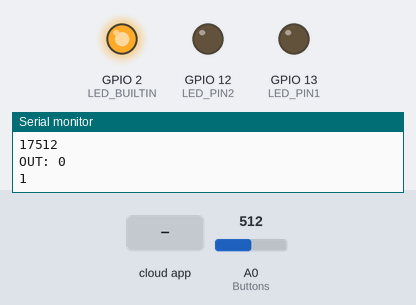
Simulated run of this sketch. Board: ESP8266 (NodeMCU). Shown: output pins drawn as LEDs (lit = HIGH, except the on-board LED, lit = LOW), the last lines printed to the serial monitor. The inputs (shaded band) are chosen by the test bench; at power-on: A0 (Buttons) = 512. WiFi joins after 1.5 s; servers stay silent unless stated; no MQTT or app messages arrive unless stated.

Above: at 2.7 s.
2.8 s: the phone or cloud app sets Feed2 to 1
At 4.2 s:
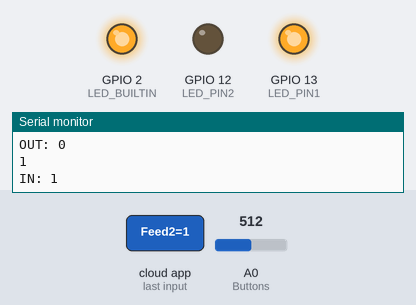
5.8 s: A0 (Buttons) set to 790
8.0 s: A0 (Buttons) set to 812
At 10.5 s:
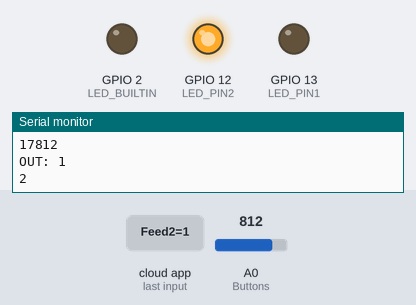
10.8 s: A0 (Buttons) set to 891
13.0 s: A0 (Buttons) set to 910
At 15.5 s:
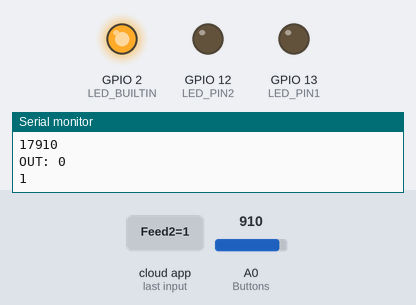
15.8 s: the phone or cloud app sets Feed2 to 2
At 17.0 s:
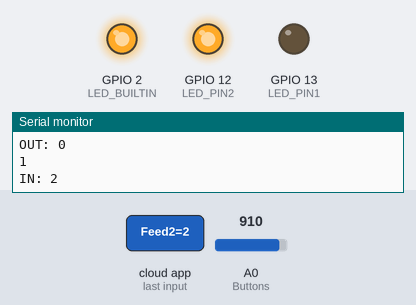
Timing chart, 0 to 18.8 s (numbered marks = the images above; inputs shaded):
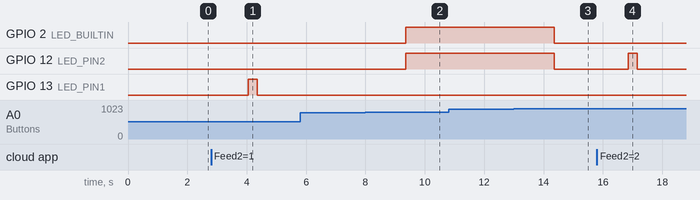

Measured:
- the behaviour switches between 800 and 801 on A0 (Buttons) (found by bisection; images 1 and 2)
- the behaviour switches between 899 and 900 on A0 (Buttons) (found by bisection; images 2 and 3)
- after the input at 2.8 s, GPIO 13 (LED_PIN1): LOW → HIGH after 1.3 s, → LOW 0.30 s later
- after the input at 8.0 s, GPIO 2 (LED_BUILTIN), GPIO 12 (LED_PIN2): LOW → HIGH after 1.4 s
- after the input at 13.0 s, GPIO 2 (LED_BUILTIN), GPIO 12 (LED_PIN2): HIGH → LOW after 1.4 s
- after the input at 15.8 s, GPIO 12 (LED_PIN2): LOW → HIGH after 1.1 s, → LOW 0.30 s later

The sketch:

ixd_feather_web_MQTT_Arduino.ino
```cpp
///////////////////////////////////////////////////////////////
//////////Written By Steve Hudak using////////////////////////
//////////Adafruit MQTT and others///////////////////////////
////////////////////////////////////////////////////////////


// edit the config.h tab and enter your Adafruit IO credentials
// and any additional configuration needed for WiFi, cellular,
// or ethernet clients.
#include "config.h"
#include <ESP8266WiFi.h>
#include "Adafruit_MQTT.h"
#include "Adafruit_MQTT_Client.h"

//// Defines one analog input button pin on A0
#define Buttons A0

////
int ButtonRead = 0;
int current = 0;
int value = 0;
int last = -1;

#define LED_PIN1 13
#define LED_PIN2 12

/************ Global State (you don't need to change this!) ******************/

// Create an ESP8266 WiFiClient class to connect to the MQTT server.
WiFiClient client;

// Sets up the MQTT client class by passing in the WiFi client and MQTT server and login details.
Adafruit_MQTT_Client mqtt(&client, AIO_SERVER, AIO_SERVERPORT, AIO_USERNAME, AIO_KEY);

/****************************** Feeds ***************************************/
///// THIS PROCESS REQUIRES 2 ADAFRUIT IO FEEDS, ONE FOR FEATHER DATA AND ONE FOR P5 DATA

///// Publish uses a variable named featherButtons to hold the current value from your feather
//// to be SENT TO the Adafruit IO feed, replace 'yourFeed' with the name of this Adafruit IO feed
Adafruit_MQTT_Publish featherButtons = Adafruit_MQTT_Publish(&mqtt, AIO_USERNAME "/feeds/Feed1");

//// Subscribe uses a variable named p5Buttons to hold the current value it is receiving FROM THE Adafruit
//// IO feed data your web P5 sketch is sending to the Adafruit server replace 'yourFeed' with the name
//// of your 2nd Adafruit IO feed
Adafruit_MQTT_Subscribe p5Buttons = Adafruit_MQTT_Subscribe(&mqtt, AIO_USERNAME "/feeds/Feed2");

/*************************** Sketch Code ************************************/

//// calls the MQTT function to connect to the Adafruit IO server
void MQTT_connect();

void setup() {

  //// sets your Led pins, the cuircuit for this code uses 2 component leds and the built-in Led
  pinMode(LED_BUILTIN, OUTPUT);
  pinMode(LED_PIN1, OUTPUT);
  pinMode(LED_PIN2, OUTPUT);

  //// starts the serial connection
  Serial.begin(115200);
  Serial.print("Connecting to ");
  Serial.println(WIFI_SSID);
  WiFi.begin(WIFI_SSID, WIFI_PASS);
  while (WiFi.status() != WL_CONNECTED) {
    delay(500);
    Serial.print(".");
  }
  Serial.println();
  Serial.println("WiFi connected");
  Serial.println("IP address: "); Serial.println(WiFi.localIP());

  //// Sets up MQTT subscription for p5Buttons feed.
  mqtt.subscribe(&p5Buttons);
}

void loop() {

  // Ensure the connection to the MQTT server is alive (this will make the first
  // connection and automatically reconnect when disconnected).  See the MQTT_connect
  // function definition further below.
  MQTT_connect();

//// BEGIN ---- USES DATA COMING IN FROM THE P5 SKETCH

  //// This uses the data from the p5Buttons feed and looks for specific characters
  Adafruit_MQTT_Subscribe *subscription;
  while ((subscription = mqtt.readSubscription(0))) {
    if (subscription == &p5Buttons) {
      Serial.print(F("IN: "));
      Serial.println((char *)p5Buttons.lastread);

      //// this if-statement tells the LED_PIN1 to turn on if the data has a "1"
      if (strcmp((char *)p5Buttons.lastread, "1") == 0) {
        digitalWrite(LED_PIN1, HIGH);
        delay(300);
        //// and turn off LED_PIN1 if the data does not have a "1"
      } else {
        digitalWrite(LED_PIN1, LOW);
      }
      //// this if-statement tells the LED_PIN2 to turn on if the data has a "2"
      if (strcmp((char *)p5Buttons.lastread, "2") == 0) {
        digitalWrite(LED_PIN2, HIGH);
        delay(300);
        //// and turn off LED_PIN2 if the data does not have a "2"
      } else {
        digitalWrite(LED_PIN2, LOW);
      }
    }
  }
  /// END ---- USES DATA COMING IN FROM THE P5 SKETCH

//// BEGIN ---- SENDS DATA GOING OUT FROM THE FEATHER

  //// The analog input runs through a series of resistors isolating each button
  //// in series after a different resistance button so each button press reads
  //// a different analog voltage output

  //// reads the value from A0 every loop
  ButtonRead = analogRead(Buttons);
Serial.print(A0  );
Serial.println(analogRead(A0));

  ////////THE CURRENT RESISTANCE FROM THE RESISTOR-BUTTON-CIRCUIT
  ///////can add as many as required but new ones must be re-measured
  if (ButtonRead > 800 && ButtonRead < 900) {
    //// ASSIGNS THE current RANGE TO '1' HELD IN THE current VARIABLE
    current = 1;
    Serial.print(F("OUT: "));
    Serial.println(current);
    //// the LEDS also turn on and off to confirm BUTTON PRESSES
    digitalWrite(LED_PIN2, HIGH);
    digitalWrite(LED_BUILTIN, HIGH);
  }
  else if (ButtonRead > 1000) {
    //// ASSIGNS THE current RANGE TO '2' HELD IN THE current VARIABLE
    current = 2;
    Serial.print(F("OUT: "));
    Serial.println(current);
    //// the LEDS also turn on and off to confirm BUTTON PRESSES
    digitalWrite(LED_PIN1, HIGH);
    digitalWrite(LED_BUILTIN, HIGH);

  } else {
    //// ASSIGNS THE current RANGE TO A SPECIFIC OUTPUT NUMBER HELD IN THE current VARIABLE
    current = 0;
    Serial.print(F("OUT: "));
    Serial.println(current);
    //// the LEDS also turn on and off to confirm BUTTON PRESSES
    digitalWrite(LED_PIN1, LOW);
    digitalWrite(LED_PIN2, LOW);
    digitalWrite(LED_BUILTIN, LOW);
  }

  //// Checks if the current value has changed state
  if (current == last)
    return;
    //// defines value at the most current state
  int32_t value = current;

  //// END ---- SENDS DATA GOING OUT FROM THE FEATHER

//// this if-statement publishes the final 'value' variable holding the data
  if (! featherButtons.publish(value++)) {
    Serial.println(F("Failed"));
  } else {
    Serial.println(value);
    //////////DO NOT REDUCE BELOW 2500
    //////////THIS MAINTAINS THE OUTPUT at every 2.5 seconds
    /////////AT MAXIMUM ADAFRUIT IO THRESHOLD
    delay(2500);
  }
} //// END of void loop

//// you shouldn't change anything below this line
//// Function to connect and reconnect as necessary to the MQTT server.
//// Should be called in the loop function and it will take care if connecting.
void MQTT_connect() {
  int8_t ret;

  // Stop if already connected.
  if (mqtt.connected()) {
    return;
  }

  Serial.print("Connecting to MQTT... ");

  uint8_t retries = 3;
  while ((ret = mqtt.connect()) != 0) { // connect will return 0 for connected
    Serial.println(mqtt.connectErrorString(ret));
    Serial.println("Retrying MQTT connection in 5 seconds...");
    mqtt.disconnect();
    delay(5000);  // wait 2 seconds
    retries--;
    if (retries == 0) {
      // basically die and wait for WDT to reset me
      while (1);
    }
  }
  Serial.println("MQTT Connected!");
}
```

config.h
```cpp
/************************ Adafruit IO Config *******************************/

//// visit io.adafruit.com if you need to create an account,
//// or if you need your Adafruit IO key.
#define AIO_SERVER      "io.adafruit.com"
#define AIO_SERVERPORT  1883                   // use 8883 for SSL
//// replace 'yourName' wityh your Adafruit IO account feed name
#define AIO_USERNAME "your user name here"
//// replace 'yourKey' wityh your Adafruit IO account aio key
#define AIO_KEY "your key here"

/******************************* WIFI **************************************/

// the AdafruitIO_WiFi client will work with the following boards:
//   - HUZZAH ESP8266 Breakout -> https://www.adafruit.com/products/2471
//   - Feather HUZZAH ESP8266 -> https://www.adafruit.com/products/2821
//   - Feather HUZZAH ESP32 -> https://www.adafruit.com/product/3405
//   - Feather M0 WiFi -> https://www.adafruit.com/products/3010
//   - Feather WICED -> https://www.adafruit.com/products/3056
//   - Adafruit PyPortal -> https://www.adafruit.com/product/4116
//   - Adafruit Metro M4 Express AirLift Lite ->
//   https://www.adafruit.com/product/4000
//   - Adafruit AirLift Breakout -> https://www.adafruit.com/product/4201
//   - Adafruit AirLift Shield -> https://www.adafruit.com/product/4285
//   - Adafruit AirLift FeatherWing -> https://www.adafruit.com/product/4264

//// replace 'yourNetwork' with the name of you WiFi network
#define WIFI_SSID "your wifi here"
//// replace 'yourPassword' with the password of you WiFi network
#define WIFI_PASS "your wifi pass here"

// uncomment the following line if you are using airlift
// #define USE_AIRLIFT

// uncomment the following line if you are using winc1500
// #define USE_WINC1500

// comment out the following lines if you are using fona or ethernet
#include "AdafruitIO_WiFi.h"

#if defined(USE_AIRLIFT) || defined(ADAFRUIT_METRO_M4_AIRLIFT_LITE) ||         \
    defined(ADAFRUIT_PYPORTAL)
// Configure the pins used for the ESP32 connection
#if !defined(SPIWIFI_SS) // if the wifi definition isnt in the board variant
// Don't change the names of these #define's! they match the variant ones
#define SPIWIFI SPI
#define SPIWIFI_SS 10 // Chip select pin
#define NINA_ACK 9    // a.k.a BUSY or READY pin
#define NINA_RESETN 6 // Reset pin
#define NINA_GPIO0 -1 // Not connected
#endif
AdafruitIO_WiFi io(IO_USERNAME, IO_KEY, WIFI_SSID, WIFI_PASS, SPIWIFI_SS,
                   NINA_ACK, NINA_RESETN, NINA_GPIO0, &SPIWIFI);
#else
AdafruitIO_WiFi io(AIO_USERNAME, AIO_KEY, WIFI_SSID, WIFI_PASS);
#endif
/******************************* FONA **************************************/

// the AdafruitIO_FONA client will work with the following boards:
//   - Feather 32u4 FONA -> https://www.adafruit.com/product/3027

// uncomment the following two lines for 32u4 FONA,
// and comment out the AdafruitIO_WiFi client in the WIFI section
// #include "AdafruitIO_FONA.h"
// AdafruitIO_FONA io(IO_USERNAME, IO_KEY);

/**************************** ETHERNET ************************************/

// the AdafruitIO_Ethernet client will work with the following boards:
//   - Ethernet FeatherWing -> https://www.adafruit.com/products/3201

// uncomment the following two lines for ethernet,
// and comment out the AdafruitIO_WiFi client in the WIFI section
// #include "AdafruitIO_Ethernet.h"
// AdafruitIO_Ethernet io(IO_USERNAME, IO_KEY);
```
